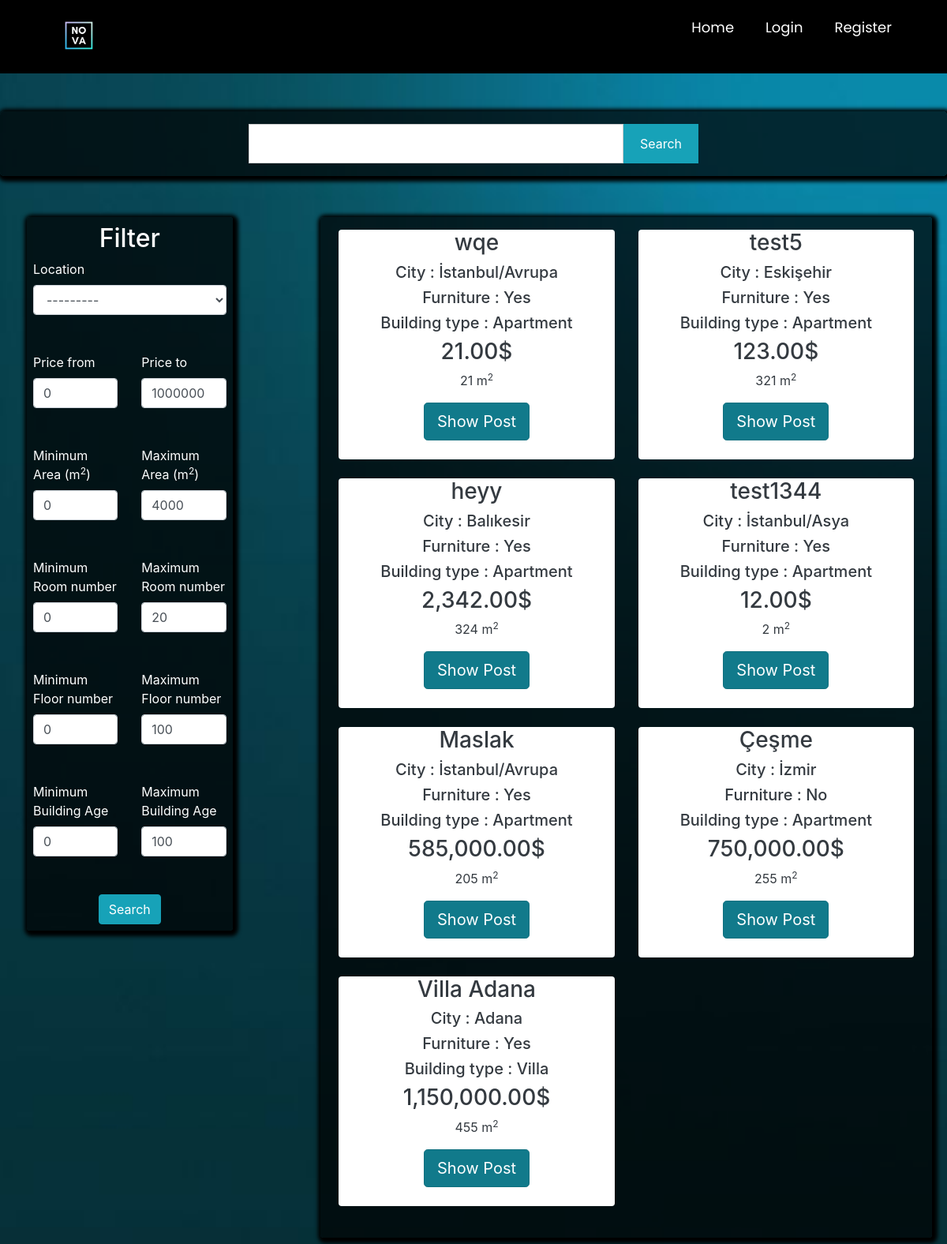
Screenshot of /postlistings/forsale with the database file from the repository.
### main/models.py (models this page shows, shortened)
class Post(models.Model):
    ouruser = models.ForeignKey(ourUser, null=True, on_delete=models.CASCADE)
    post_title = models.CharField(max_length=255,null=True)
    post_description = models.TextField()
    price = models.DecimalField(decimal_places=2 , max_digits=12)
    location = models.CharField(max_length=255,null=True,choices=city)
    postType = models.CharField(choices=RorS , max_length=50, null=True , default='For Sale')
    floor = models.DecimalField(decimal_places=0 , max_digits=3 ,null=True)
    building_age = models.DecimalField(decimal_places=0, max_digits=2 , null=True)
    area = models.DecimalField(decimal_places=0,max_digits=4 ,null=True)
    isFurniture = models.CharField(choices=Furniture ,null=True,max_length=50,default="No")
    building_type = models.CharField(choices=b_types ,null=True ,max_length=50)
    room = models.DecimalField(decimal_places=0 , max_digits=3 ,null=True)

### main/views.py (the view)
# urls.py: path('postlistings/<str:RoS>',views.postlistings, name="postlistings" ),
def postlistings(request,RoS):
    if RoS == 'forsale':
        cu = Post.objects.all().filter(postType='For Sale')
    elif RoS =='forrent':
        cu = Post.objects.all().filter(postType='For Rent')
    query = request.GET.get('query')
    price_from = request.GET.get('price_from',0)
    price_to = request.GET.get('price_to', 1000000000)
    min_area = request.GET.get('min_area', 0)
    max_area = request.GET.get('max_area', 4000)
    min_age = request.GET.get('min_age', 0)
    max_age = request.GET.get('max_age', 100)
    min_room_num = request.GET.get('min_room_num', 0)
    max_room_num = request.GET.get('max_room_num', 20)
    min_floor_num = request.GET.get('min_floor_num', 0)
    max_floor_num = request.GET.get('max_floor_num', 100)
    if query != None:
        print("sadasdas")
        cu = cu.filter(Q(post_title__icontains = query) | Q(location__icontains = query)| Q(area__icontains = query)| Q(building_type__icontains = query))
    else:
        query = ""
    cu = cu.filter(price__gte =price_from).filter(price__lte=price_to)
    cu = cu.filter(area__gte=min_area).filter(area__lte=max_area)
    cu = cu.filter(building_age__gte=min_age).filter(building_age__lte=max_age)
    cu = cu.filter(room__gte=min_room_num).filter(room__lte=max_room_num)
    cu = cu.filter(floor__gte=min_floor_num).filter(floor__lte=max_floor_num)
    myFilter = PostFilter(request.GET , queryset=cu)
    cu = myFilter.qs
    context = {
        'cu': cu,
        'RoS': RoS,
        'price_from':price_from,
        'price_to':price_to,
        'min_area':min_area,
        'max_area':max_area,
        'min_age': min_age,
        'max_age': max_age,
        'min_room_num':min_room_num,
        'max_room_num':max_room_num,
        'min_floor_num':min_floor_num,
        'max_floor_num':max_floor_num,
        'myFilter': myFilter,
        'query':query,
    }
    return render(request, 'main/postlistings.html' , context )

### main/templates/main/postlistings.html (shortened to what this page needs)
{% extends 'main/mainpage.html' %}
{% load widget_tweaks %}
{% load static %}
{% load humanize %}
{% block content %}
<head>
    <link rel="stylesheet" href="https://maxcdn.bootstrapcdn.com/bootstrap/4.0.0/css/bootstrap.min.css"
>
</head>
<form action="{% url 'postlistings' RoS %}" method="get">
    <section class="search-sec p-3 my-5">
        <div class="container">
                <div class="row justify-content-center text-white">
                    <div class="col-lg-12">
                        <div class="row justify-content-center">
                            <div class=" col-lg-5 col-md-5 col-sm-12 p-0">
                                <input type="text" name="query" class="form-control search-slt" value="{{ query }}">
                            </div>
                            <div class="col-lg-1 col-md-1 col-sm-12 p-0">
                                <button onclick="document.getElementById('primarybutton').click()" type="button" class="btn btn-info wrn-btn" id="uselessbutton">Search</button>
                            </div>
                        </div>
                    </div>
                </div>
        </div>
    </section>
<div class="container p-1 my-1 text-white rounded">
    <div class="row blog">
        <div class="col-md-3 ">
                <div class="rounded p-2"
                     style="background-color: rgba(0,0,0,0.7) ; box-shadow: 2px 2px 5px 5px #000000">
                    <center><h2 class="is-size-5">Filter</h2></center>
                    <div class="row">
                        <div class="col-md-12">
                            <label>Location</label>
                            <center>{% render_field myFilter.form.location class="form-control" %}</center>
                        </div>
                    </div>
                    <br><br>
                    <div class="row ">
                        <div class="col-md-6">
                            <label>Price from</label>
                            <input type="number" name="price_from" class="form-control" value="{{ price_from }}" min="0"
                                   max="1000000000" required>
                        </div>
                        <div class="col-md-6">
                            <label>Price to</label>
                            <input type="number" name="price_to" class="form-control" value="{{ price_to }}" min="0"
                                   max="1000000000" required>
                        </div>
                    </div>
                    <br><br>
                    <div class="row ">
                        <div class="col-md-6">
                            <label>Minimum Area (m<sup>2</sup>)</label>
                            <input type="number" name="min_area" class="form-control" value="{{ min_area }}" min="0"
                                   max="4000" required>
                        </div>
                        <div class="col-md-6">
                            <label>Maximum Area (m<sup>2</sup>)</label>
                            <input type="number" name="max_area" class="form-control" value="{{ max_area }}" min="0"
                                   max="4000" required>
                        </div>
                    </div><br><br>
                    <div class="row ">
                        <div class="col-md-6">
                            <label>Minimum Room number</label>
                            <input type="number" name="min_room_num" class="form-control" value="{{ min_room_num }}" min="0"
                                   max="20" required>
                        </div>
                        <div class="col-md-6">
                            <label>Maximum Room number</label>
                            <input type="number" name="max_room_num" class="form-control" value="{{ max_room_num }}" min="0"
                                   max="20" required>
                        </div>
                    </div>
                    <br><br>
                    <div class="row ">
                        <div class="col-md-6">
                            <label>Minimum Floor number</label>
                            <input type="number" name="min_floor_num" class="form-control" value="{{ min_floor_num }}" min="0"
                                   max="100" required>
                        </div>
                        <div class="col-md-6">
                            <label>Maximum Floor number</label>
                            <input type="number" name="max_floor_num" class="form-control" value="{{ max_floor_num }}" min="0"
                                   max="100" required>
                        </div>
                    </div>
                    <br><br>
                    <div class="row ">
                        <div class="col-md-6">
                            <label>Minimum Building Age </label>
                            <input type="number" name="min_age" class="form-control" value="{{ min_age }}" min="0"
                                   max="100" required>
                        </div>
                        <div class="col-md-6">
                            <label>Maximum Building Age </label>
                            <input type="number" name="max_age" class="form-control" value="{{ max_age }}" min="0"
                                   max="100" required>
                        </div>
                    </div>
                    <br><br>
                    <center>
                        <button class="btn btn-info" id="primarybutton">Search</button>
                    </center>
                </div>
        </div>
        <div class="col-md-1">
            <br>
        </div>
        <div class="col-md-8 rounded" style=" box-shadow: 2px 2px 5px 5px #000000;background-color: rgba(0,0,0,0.7)">
            <div class="row p-2 my-2">
                {% if cu %}
                {% for i in cu %}
                <div class="col-md-6 ">
                    <div class="container-fluid bg-white rounded text-dark" style="text-align:center;">
                        <h3>{{ i.post_title }}</h3>
                        <h5>City : {{ i.location }}</h5>
                        <h5>Furniture : {{ i.isFurniture }}</h5>
                        <h5>Building type : {{ i.building_type }}</h5>
                        <h3>{{ i.price|intcomma }}$</h3>
                        <p class="descroption">{{i.area}} m<sup>2</sup></p>
                        <a href="{% url 'product_details' i.id %}" class="btn btn-info btn-lg active" role="button"
                           aria-pressed="true">Show Post</a>
                        <br><br>
                    </div>
                    <br>
                </div>
                {% endfor %}
                {%else%}
                <h3>No related search results are available...</h3>
                {% endif %}
            </div>
        </div>
    </div>
</div>
</form>
{% endblock %}

### main/templates/main/postlistings.html (style rules this page uses)
.wrn-btn { width: 100%; font-size: 16px; font-weight: 400; text-transform: capitalize; height: calc(3rem + 2px) !important; border-radius:0; }
.search-sec { position: relative; background-color: rgba(0,0,0,0.7) !important; justify-content: center; box-shadow: 2px 2px 5px 5px #000000; border-radius: 5px; }
.search-slt { display: block; width: 100%; font-size: 0.875rem; line-height: 1.5; color: #55595c; background-color: #fff; background-image: none; border: 1px solid #ccc; height: calc(3rem + 2px) !important; border-radius:0; }

### main/templates/main/mainpage.html (style rules this page uses)
body.g { background-image: url('/static/images/wallpaper.jpg'); background-size: cover; background-repeat: no-repeat; background-attachment: fixed; }
.show, .icon, input { display: none; }

### rows the page displays
Post: post_title "wqe", location "İstanbul/Avrupa", isFurniture "Yes", building_type "Apartment", price "21.00", area "21"
Post: post_title "test5", location "Eskişehir", isFurniture "Yes", building_type "Apartment", price "123.00", area "321"
Post: post_title "heyy", location "Balıkesir", isFurniture "Yes", building_type "Apartment", price "2,342.00", area "324"
Post: post_title "test1344", location "İstanbul/Asya", isFurniture "Yes", building_type "Apartment", price "12.00", area "2"
Post: post_title "Maslak", location "İstanbul/Avrupa", isFurniture "Yes", building_type "Apartment", price "585,000.00", area "205"
Post: post_title "Çeşme", location "İzmir", isFurniture "No", building_type "Apartment", price "750,000.00", area "255"
Post: post_title "Villa Adana", location "Adana", isFurniture "Yes", building_type "Villa", price "1,150,000.00", area "455"
